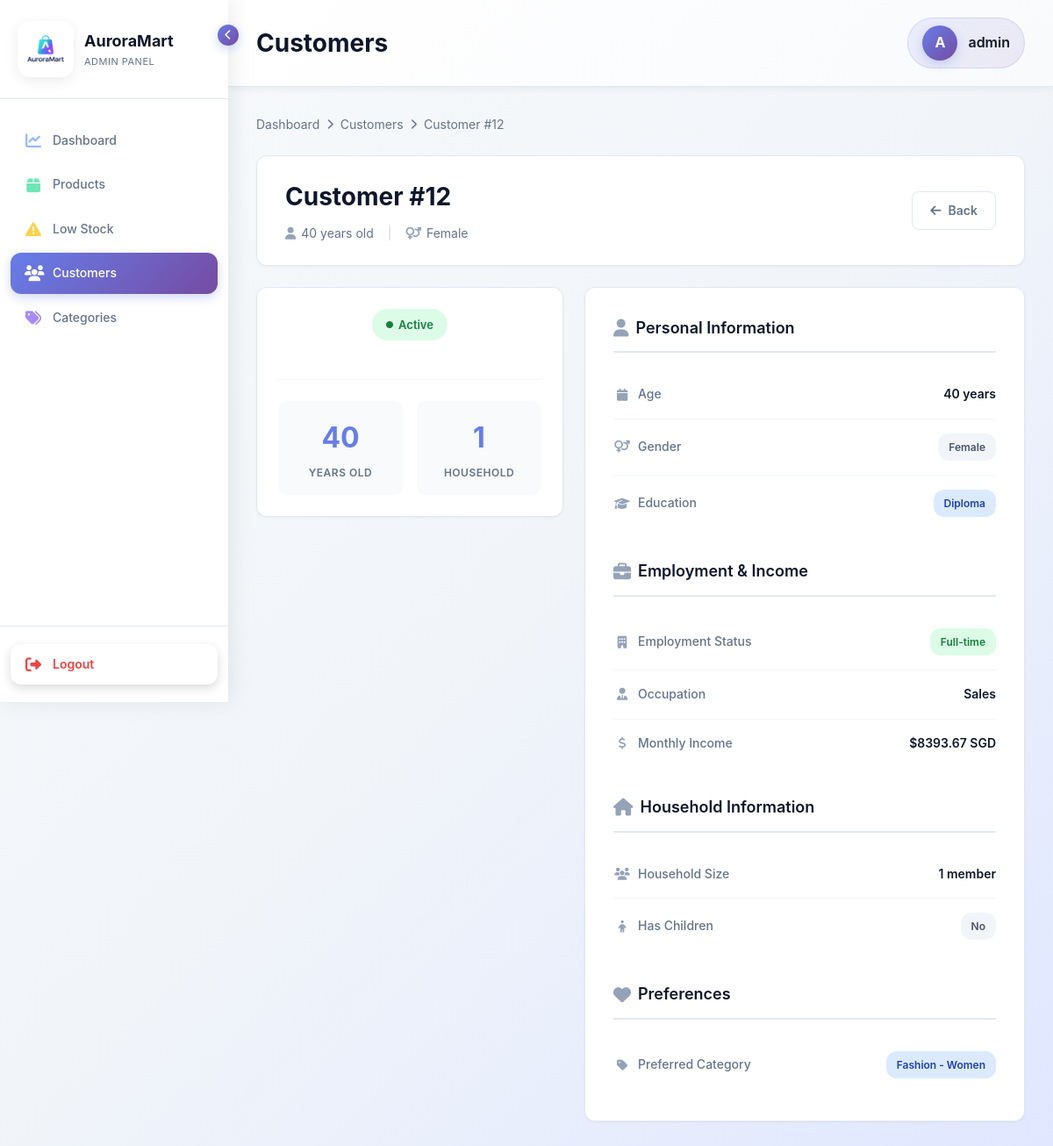
/adminpanel/customers/12/ (signed in), run on the app's committed database.
### storefront/models.py (models this page shows, shortened)
class Customer(AbstractUser):
    username = models.CharField(
        max_length=150,
        unique=True,
        help_text='Required. 150 characters or fewer. Any characters allowed.',
        validators=[],  # No validators - allow any characters
        error_messages={
            'unique': "A user with that username already exists.",
        },
    )
    age = models.IntegerField(null=True, blank=True)
    gender = models.CharField(max_length=20, blank=True)
    employment_status = models.CharField(max_length=50, blank=True)
    occupation = models.CharField(max_length=100, blank=True)
    education = models.CharField(max_length=100, blank=True)
    household_size = models.IntegerField(null=True, blank=True)
    has_children = models.BooleanField(default=False)
    monthly_income_sgd = models.DecimalField(max_digits=10, decimal_places=2, null=True, blank=True, default=None)
    preferred_category = models.ForeignKey(Category, on_delete=models.SET_NULL, null=True, blank=True)

class Category(models.Model):
    name = models.CharField(max_length=100)
    description = models.TextField(blank=True)

### adminpanel/views/customer_views.py (the view)
# urls.py: path('customers/<int:pk>/', customer_views.customer_detail, name='customer_detail'),
@login_required(login_url='adminpanel:login')
@user_passes_test(is_staff_user, login_url='adminpanel:login')
def customer_detail(request, pk):
    customer = get_object_or_404(Customer, pk=pk)
    context = {
        'customer': customer,
    }
    return render(request, 'adminpanel/customer/customer_detail.html', context)

### adminpanel/views/customer_views.py (called while the page is built)
def is_staff_user(user):
    return user.is_authenticated and user.is_staff

### storefront/views.py (called while the page is built)
def cart_count(request):
    cart = request.session.get('cart', {})
    total_items = sum(int(qty) for qty in cart.values())
    return {
        'cart_count': total_items
    }

### adminpanel/templates/adminpanel/customer/customer_detail.html (shortened to what this page needs)
{% extends "adminpanel/base.html" %}
{% block page_title %}Customers{% endblock %}
{% block content %}
<div class="breadcrumb">
    <a href="{% url 'adminpanel:dashboard' %}">Dashboard</a>
    <i class="fas fa-chevron-right"></i>
    <a href="{% url 'adminpanel:customer_list' %}">Customers</a>
    <i class="fas fa-chevron-right"></i>
    <span>Customer #{{ customer.id }}</span>
</div>
<div class="customer-header">
    <div class="customer-title-section">
        <h1>Customer #{{ customer.id }}</h1>
        <div class="customer-meta">
            <span><i class="fas fa-user"></i> {{ customer.age }} years old</span>
            <span class="divider">|</span>
            <span><i class="fas fa-venus-mars"></i> {{ customer.gender }}</span>
        </div>
    </div>
    <div class="customer-actions">
        <a href="{% url 'adminpanel:customer_list' %}" class="btn btn-secondary">
            <i class="fas fa-arrow-left"></i> Back
        </a>
    </div>
</div>
<div class="content-grid">
    <div class="image-card">
        <div class="status-badge {% if customer.is_active %}active{% else %}inactive{% endif %}">
            <i class="fas fa-circle"></i>
            {% if customer.is_active %}Active{% else %}Inactive{% endif %}
        </div>
        <div class="quick-stats">
            <div class="quick-stat">
                <div class="quick-stat-value">{{ customer.age }}</div>
                <div class="quick-stat-label">Years Old</div>
            </div>
            <div class="quick-stat">
                <div class="quick-stat-value">{{ customer.household_size }}</div>
                <div class="quick-stat-label">Household</div>
            </div>
        </div>
    </div>
    <div class="details-card">
        <div class="section-title">
            <i class="fas fa-user"></i>
            Personal Information
        </div>
        <ul class="detail-list">
            <li class="detail-item">
                <span class="detail-label">
                    <i class="fas fa-calendar"></i>
                    Age
                </span>
                <span class="detail-value">{% if customer.age %}{{ customer.age }} years{% else %}<span class="text-muted">Not specified</span>{% endif %}</span>
            </li>
            <li class="detail-item">
                <span class="detail-label">
                    <i class="fas fa-venus-mars"></i>
                    Gender
                </span>
                <span class="detail-value">
                    {% if customer.gender %}
                    <span class="badge badge-secondary">{{ customer.gender }}</span>
                    {% else %}
                    <span class="text-muted">Not specified</span>
                    {% endif %}
                </span>
            </li>
            <li class="detail-item">
                <span class="detail-label">
                    <i class="fas fa-graduation-cap"></i>
                    Education
                </span>
                <span class="detail-value">
                    {% if customer.education %}
                    <span class="badge badge-primary">{{ customer.education }}</span>
                    {% else %}
                    <span class="text-muted">Not specified</span>
                    {% endif %}
                </span>
            </li>
        </ul>
        <div class="section-title" style="margin-top: 32px;">
            <i class="fas fa-briefcase"></i>
            Employment & Income
        </div>
        <ul class="detail-list">
            <li class="detail-item">
                <span class="detail-label">
                    <i class="fas fa-building"></i>
                    Employment Status
                </span>
                <span class="detail-value">
                    {% if customer.employment_status %}
                    <span class="badge badge-success">{{ customer.employment_status }}</span>
                    {% else %}
                    <span class="text-muted">Not specified</span>
                    {% endif %}
                </span>
            </li>
            <li class="detail-item">
                <span class="detail-label">
                    <i class="fas fa-user-tie"></i>
                    Occupation
                </span>
                <span class="detail-value">{% if customer.occupation %}{{ customer.occupation }}{% else %}<span class="text-muted">Not specified</span>{% endif %}</span>
            </li>
            <li class="detail-item">
                <span class="detail-label">
                    <i class="fas fa-dollar-sign"></i>
                    Monthly Income
                </span>
                <span class="detail-value highlight">{% if customer.monthly_income_sgd %}${{ customer.monthly_income_sgd|floatformat:2 }} SGD{% else %}<span class="text-muted">Not specified</span>{% endif %}</span>
            </li>
        </ul>
        <div class="section-title" style="margin-top: 32px;">
            <i class="fas fa-home"></i>
            Household Information
        </div>
        <ul class="detail-list">
            <li class="detail-item">
                <span class="detail-label">
                    <i class="fas fa-users"></i>
                    Household Size
                </span>
                <span class="detail-value">{% if customer.household_size %}{{ customer.household_size }} member{{ customer.household_size|pluralize }}{% else %}<span class="text-muted">Not specified</span>{% endif %}</span>
            </li>
            <li class="detail-item">
                <span class="detail-label">
                    <i class="fas fa-child"></i>
                    Has Children
                </span>
                <span class="detail-value">
                    {% if customer.has_children %}
                        <span class="badge badge-success">Yes</span>
                    {% else %}
                        <span class="badge badge-secondary">No</span>
                    {% endif %}
                </span>
            </li>
        </ul>
        <div class="section-title" style="margin-top: 32px;">
            <i class="fas fa-heart"></i>
            Preferences
        </div>
        <ul class="detail-list">
            <li class="detail-item">
                <span class="detail-label">
                    <i class="fas fa-tag"></i>
                    Preferred Category
                </span>
                <span class="detail-value">
                    {% if customer.preferred_category %}
                    <span class="badge badge-primary">{{ customer.preferred_category.name }}</span>
                    {% else %}
                    <span class="text-muted">Not specified</span>
                    {% endif %}
                </span>
            </li>
        </ul>
    </div>
</div>
{% endblock %}

### adminpanel/templates/adminpanel/base.html (shortened to what this page needs)
<!DOCTYPE html>
<html lang="en">
<head>
    {% load static %}
    <link rel="stylesheet" href="https://cdnjs.cloudflare.com/ajax/libs/font-awesome/6.4.0/css/all.min.css">
</head>
<body>
    <div class="sidebar" id="sidebar">
        <div class="sidebar-header">
            <div class="sidebar-logo">
                <img src="{% static 'images/Auroramart-logo.png' %}" alt="AuroraMart Logo">
            </div>
            <div class="sidebar-brand">
                <div class="brand-name">AuroraMart</div>
                <div class="brand-subtitle">Admin Panel</div>
            </div>
            <div class="sidebar-toggle" onclick="toggleSidebar()">
                <i class="fas fa-chevron-left"></i>
            </div>
        </div>
        <nav class="sidebar-nav">
            <div class="nav-item">
                <a href="{% url 'adminpanel:dashboard' %}" class="nav-link {% if request.resolver_match.url_name == 'dashboard' %}active{% endif %}">
                    <i class="fas fa-chart-line"></i>
                    <span class="nav-text">Dashboard</span>
                </a>
            </div>
            <div class="nav-item">
                <a href="{% url 'adminpanel:product_list' %}" class="nav-link {% if 'product' in request.resolver_match.url_name %}active{% endif %}">
                    <i class="fas fa-box"></i>
                    <span class="nav-text">Products</span>
                </a>
            </div>
            <div class="nav-item">
                <a href="{% url 'adminpanel:low_stock' %}" class="nav-link {% if request.resolver_match.url_name == 'low_stock' %}active{% endif %}">
                    <i class="fas fa-exclamation-triangle"></i>
                    <span class="nav-text">Low Stock</span>
                </a>
            </div>
            <div class="nav-item">
                <a href="{% url 'adminpanel:customer_list' %}" class="nav-link {% if 'customer' in request.resolver_match.url_name %}active{% endif %}">
                    <i class="fas fa-users"></i>
                    <span class="nav-text">Customers</span>
                </a>
            </div>
            <div class="nav-item">
                <a href="{% url 'adminpanel:category_list' %}" class="nav-link {% if 'category' in request.resolver_match.url_name %}active{% endif %}">
                    <i class="fas fa-tags"></i>
                    <span class="nav-text">Categories</span>
                </a>
            </div>
        </nav>
        <div class="sidebar-footer">
            {% if user.is_authenticated %}
            <a href="{% url 'adminpanel:logout' %}" class="logout-link">
                <i class="fas fa-sign-out-alt"></i>
                <span class="nav-text">Logout</span>
            </a>
            {% endif %}
        </div>
    </div>
    <div class="main-content">
        <div class="topbar">
            <h1 class="page-title">{% block page_title %}Dashboard{% endblock %}</h1>
            {% if user.is_authenticated %}
            <div class="user-info">
                <div class="user-avatar">{{ user.username|slice:":1"|upper }}</div>
                <span class="user-name">{{ user.username }}</span>
            </div>
            {% endif %}
        </div>
        <div class="content-wrapper">
            {% block content %}{% endblock %}
        </div>
    </div>
</body>
</html>

### adminpanel/templates/adminpanel/customer/customer_detail.html (style rules this page uses)
.breadcrumb { display: flex; gap: 8px; align-items: center; margin-bottom: 24px; font-size: 14px; color: #64748b; }
.breadcrumb a { color: #64748b; text-decoration: none; transition: color 0.2s ease; }
.breadcrumb i { font-size: 12px; }
.customer-header { background: white; border-radius: 12px; padding: 24px 32px; box-shadow: 0 1px 3px rgba(0,0,0,0.05); border: 1px solid #e2e8f0; margin-bottom: 24px; display: flex; justify-content: space-between; align-items: center; }
.customer-title-section h1 { font-size: 28px; font-weight: 700; color: #0f172a; margin-bottom: 8px; }
.customer-meta { display: flex; gap: 16px; align-items: center; font-size: 14px; color: #64748b; }
.customer-meta span { display: flex; align-items: center; gap: 6px; }
.customer-meta i { color: #94a3b8; }
.customer-meta .divider { color: #cbd5e1; }
.customer-actions { display: flex; gap: 12px; }
.btn { padding: 10px 20px; border-radius: 8px; font-size: 14px; font-weight: 600; text-decoration: none; display: inline-flex; align-items: center; gap: 8px; transition: all 0.2s ease; border: none; cursor: pointer; }
.btn-secondary { background: white; color: #64748b; border: 1px solid #e2e8f0; }
.content-grid { display: grid; grid-template-columns: 350px 1fr; gap: 24px; }
.status-badge { display: inline-block; padding: 8px 16px; border-radius: 20px; font-weight: 600; font-size: 14px; margin-bottom: 20px; }
.quick-stats { display: grid; grid-template-columns: 1fr 1fr; gap: 16px; margin-top: 24px; padding-top: 24px; border-top: 1px solid #f1f5f9; }
.quick-stat { text-align: center; padding: 16px; background: #f8fafc; border-radius: 10px; }
.quick-stat-value { font-size: 32px; font-weight: 700; color: #667eea; margin-bottom: 4px; }
.quick-stat-label { font-size: 12px; color: #64748b; text-transform: uppercase; letter-spacing: 0.5px; font-weight: 600; }
.image-card { background: white; border-radius: 12px; padding: 24px; box-shadow: 0 1px 3px rgba(0,0,0,0.05); border: 1px solid #e2e8f0; height: fit-content; text-align: center; }
.status-badge { display: inline-flex; align-items: center; gap: 6px; padding: 8px 16px; border-radius: 20px; font-size: 13px; font-weight: 600; }
.status-badge.active { background: #dcfce7; color: #15803d; }
.status-badge i { font-size: 8px; }
.details-card { background: white; border-radius: 12px; padding: 32px; box-shadow: 0 1px 3px rgba(0,0,0,0.05); border: 1px solid #e2e8f0; }
.section-title { font-size: 18px; font-weight: 600; color: #0f172a; margin-bottom: 20px; padding-bottom: 12px; border-bottom: 2px solid #e2e8f0; display: flex; align-items: center; gap: 8px; }
.section-title i { color: #94a3b8; font-size: 20px; }
.detail-list { display: flex; flex-direction: column; gap: 0; }
.detail-item { display: flex; align-items: center; justify-content: space-between; padding: 16px 0; border-bottom: 1px solid #f1f5f9; }
.detail-item:last-child { border-bottom: none; }
.detail-label { font-weight: 500; color: #64748b; display: flex; align-items: center; gap: 8px; font-size: 14px; }
.detail-label i { color: #94a3b8; width: 20px; text-align: center; }
.detail-value { font-weight: 600; color: #0f172a; font-size: 14px; }
.badge { display: inline-flex; align-items: center; padding: 6px 12px; border-radius: 12px; font-size: 12px; font-weight: 600; }
.badge-success { background: #dcfce7; color: #15803d; }
.badge-primary { background: #dbeafe; color: #1e40af; }
.badge-secondary { background: #f1f5f9; color: #475569; }

### data on the page
Customer: username "A", username "admin"
Customer: id "12", age "40", gender "Female", household_size "1", education "Diploma", employment_status "Full-time", occupation "Sales", monthly_income_sgd "8393.67", preferred_category.name "Fashion - Women"
